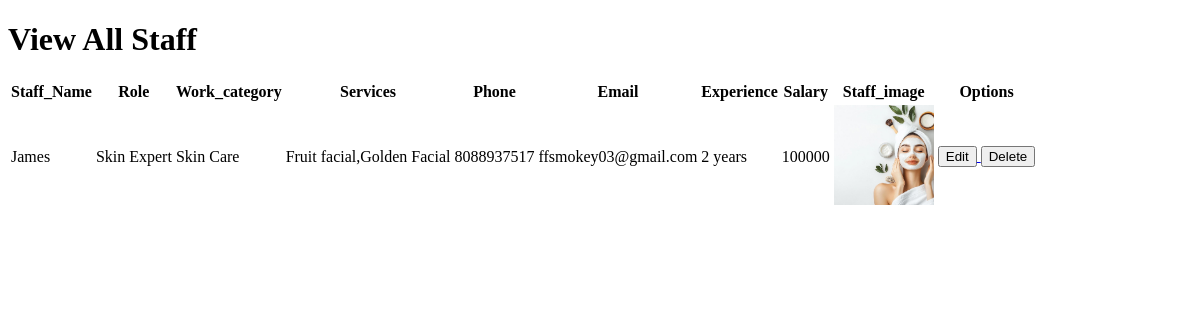
Page /Admin_App/View_Staff/ on the earlier database version.
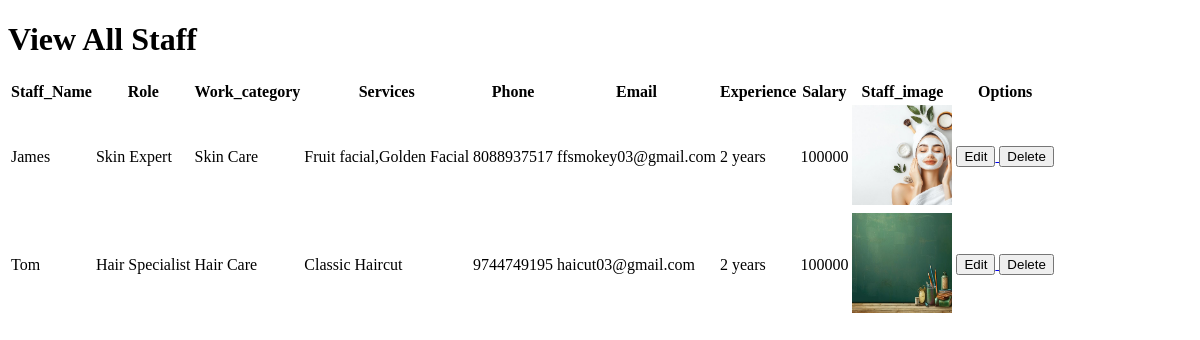
Same page on the later database version.
### Admin_App/models.py (models this page shows)
class Staffdb(models.Model):
    Staff_Name =models.CharField(max_length=15,blank=True,null=True)
    Role = models.CharField(max_length=50, null=True, blank=True)
    Work_category = models.CharField(max_length=50, null=True, blank=True)
    Services = models.TextField(null=True, blank=True)
    Phone = models.CharField(max_length=15, null=True, blank=True)
    Email = models.EmailField(null=True, blank=True)
    Experience =models.CharField(max_length=50, null=True, blank=True)
    Salary = models.IntegerField(null=True, blank=True)
    Staff_image = models.ImageField(upload_to="Staff", null=True, blank=True)

### Admin_App/views.py (the view)
# urls.py: path('View_Staff/',views.view_staff, name="view_staff"),
def view_staff(request):
    data = Staffdb.objects.all()
    return render(request,"View_Staff.html",{'data':data})

### Admin_App/templates/View_Staff.html (shortened to what this page needs)
<!DOCTYPE html>
<html lang="en">
<head>
</head>
<body>
<h1>View All Staff</h1>
<table>
  <tr>
    <th>Staff_Name</th>
    <th>Role</th>
    <th>Work_category</th>
    <th>Services</th>
    <th>Phone</th>
    <th>Email</th>
    <th>Experience</th>
    <th>Salary</th>
    <th>Staff_image</th>
    <th>Options</th>
  </tr>
  {% for i in data %}
  <tr>
    <td>{{i.Staff_Name}}</td>
    <td>{{i.Role}}</td>
    <td>{{i.Work_category}}</td>
    <td>{{i.Services}}</td>
    <td>{{i.Phone}}</td>
    <td>{{i.Email}}</td>
    <td>{{i.Experience}}</td>
    <td>{{i.Salary}}</td>
    <td>
      <img src="{{i.Staff_image.url}}" width="100px" height="100px">
    </td>
    <td>
      <a href="{% url 'edit_staff' staff_id=i.id %}">
      <button>Edit</button>
        </a>
      <a href="{% url 'delete_staff' staff_id=i.id %}">
      <button>Delete</button>
        </a>
    </td>
  </tr>
  {% endfor %}
</table>
</body>
</html>

Differences in the rows shown:
added Staffdb: Staff_Name "Tom", Role "Hair Specialist", Work_category "Hair Care", Services "Classic Haircut", Phone "9744749195", Email "haicut03@gmail.com", Experience "2 years", Salary "100000", Staff_image (picture)
